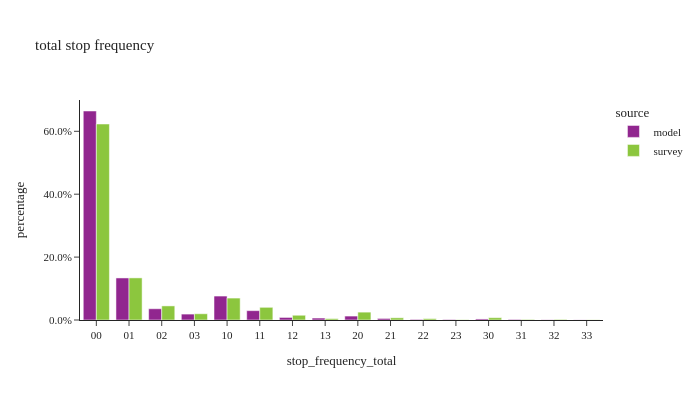

The notebook cell saved with this chart:
### Code cell
tour_data= tour_data.assign(stop_frequency_total = lambda x: x['stop_frequency_out'] + x['stop_frequency_in'])

df_plot2 = tour_data.groupby(['source','stop_frequency_total'])['tour_weight'].sum().reset_index()
df_plot2['percentage'] = df_plot2.groupby(['source'], group_keys=False)['tour_weight']. \
    apply(lambda x: x / float(x.sum()))

fig = px.bar(df_plot2, x="stop_frequency_total", y="percentage", color="source",barmode="group",
             title="total stop frequency")
fig.for_each_annotation(lambda a: a.update(text = a.text.split("=")[-1]))
fig.update_layout(height=400, width=700, yaxis=dict(tickformat=".1%"), xaxis = dict(dtick = 1))
fig.show()

### Figure 1 — Plotly figure (JSON) as saved in the notebook; plotly's stock layout.template omitted (floating-point values rounded to 4 significant figures)
{"data": [{"alignmentgroup": "True", "hovertemplate": "source=model<br>stop_frequency_total=%{x}<br>percentage=%{y}<extra></extra>", "legendgroup": "model", "marker": {"color": "#91268F", "pattern": {"shape": ""}}, "name": "model", "offsetgroup": "model", "orientation": "v", "showlegend": true, "textposition": "auto", "type": "bar", "x": ["00", "01", "02", "03", "10", "11", "12", "13", "20", "21", "22", "23", "30", "31", "32", "33"], "xaxis": "x", "y": [0.6645, 0.1337, 0.03576, 0.01878, 0.07613, 0.02972, 0.008131, 0.006188, 0.01249, 0.004915, 0.001869, 0.001597, 0.003296, 0.001798, 0.0006977, 0.0004128], "yaxis": "y"}, {"alignmentgroup": "True", "hovertemplate": "source=survey<br>stop_frequency_total=%{x}<br>percentage=%{y}<extra></extra>", "legendgroup": "survey", "marker": {"color": "#8CC63E", "pattern": {"shape": ""}}, "name": "survey", "offsetgroup": "survey", "orientation": "v", "showlegend": true, "textposition": "auto", "type": "bar", "x": ["00", "01", "02", "03", "10", "11", "12", "13", "20", "21", "22", "23", "30", "31", "32", "33"], "xaxis": "x", "y": [0.6232, 0.1339, 0.04485, 0.01985, 0.06972, 0.0403, 0.0151, 0.004356, 0.025, 0.006986, 0.004308, 0.0009092, 0.007352, 0.001762, 0.001835, 0.000593], "yaxis": "y"}], "layout": {"barmode": "group", "height": 400, "legend": {"title": {"text": "source"}, "tracegroupgap": 0}, "title": {"text": "total stop frequency"}, "width": 700, "xaxis": {"anchor": "y", "domain": [0, 1], "dtick": 1, "title": {"text": "stop_frequency_total"}}, "yaxis": {"anchor": "x", "domain": [0, 1], "tickformat": ".1%", "title": {"text": "percentage"}}}}
